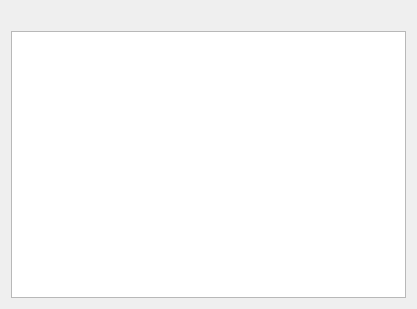
<?xml version="1.0" encoding="UTF-8"?>
<ui version="4.0">
 <class>serverInfoViewTab</class>
 <widget class="QWidget" name="serverInfoViewTab">
  <property name="geometry">
   <rect>
    <x>0</x>
    <y>0</y>
    <width>417</width>
    <height>309</height>
   </rect>
  </property>
  <property name="windowTitle">
   <string>Form</string>
  </property>
  <layout class="QVBoxLayout" name="verticalLayout">
   <item>
    <widget class="QLabel" name="serverName">
     <property name="text">
      <string/>
     </property>
    </widget>
   </item>
   <item>
    <widget class="QListView" name="serverInfoView"/>
   </item>
  </layout>
 </widget>
 <resources/>
 <connections/>
</ui>
